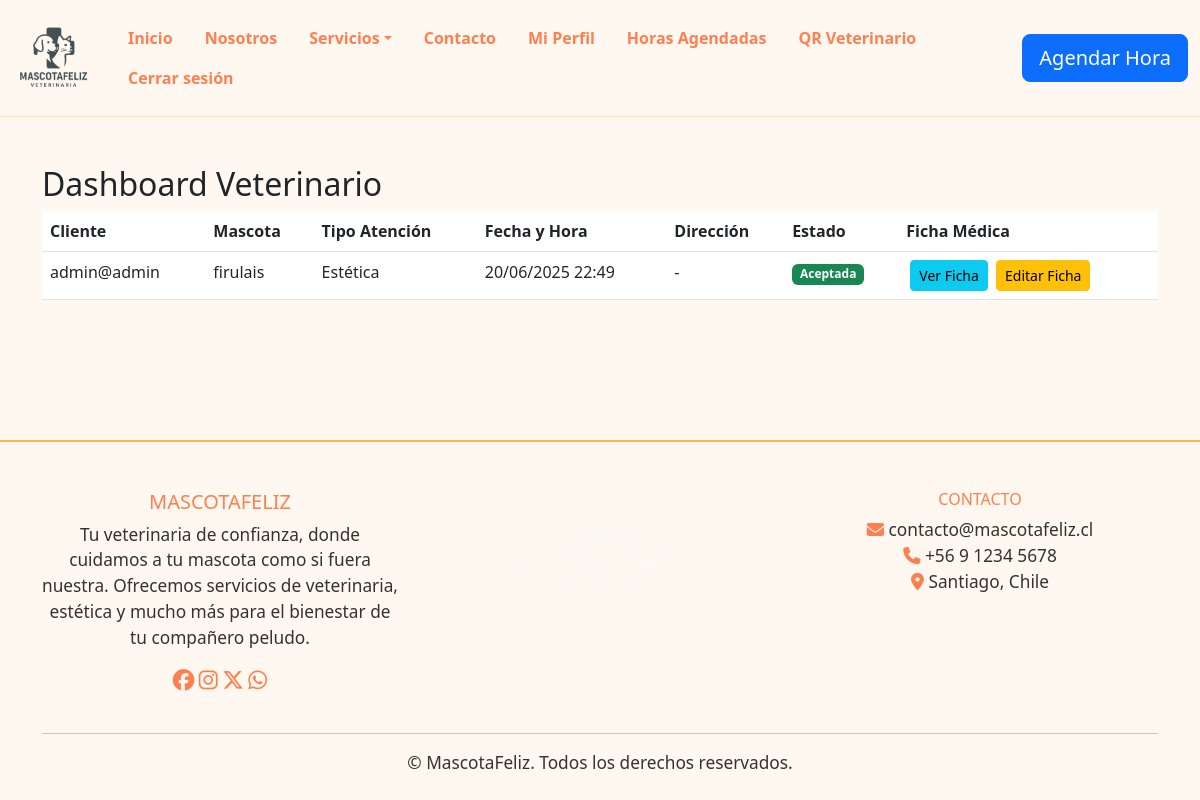
Page /dashboard/ (signed in) on the earlier database version.
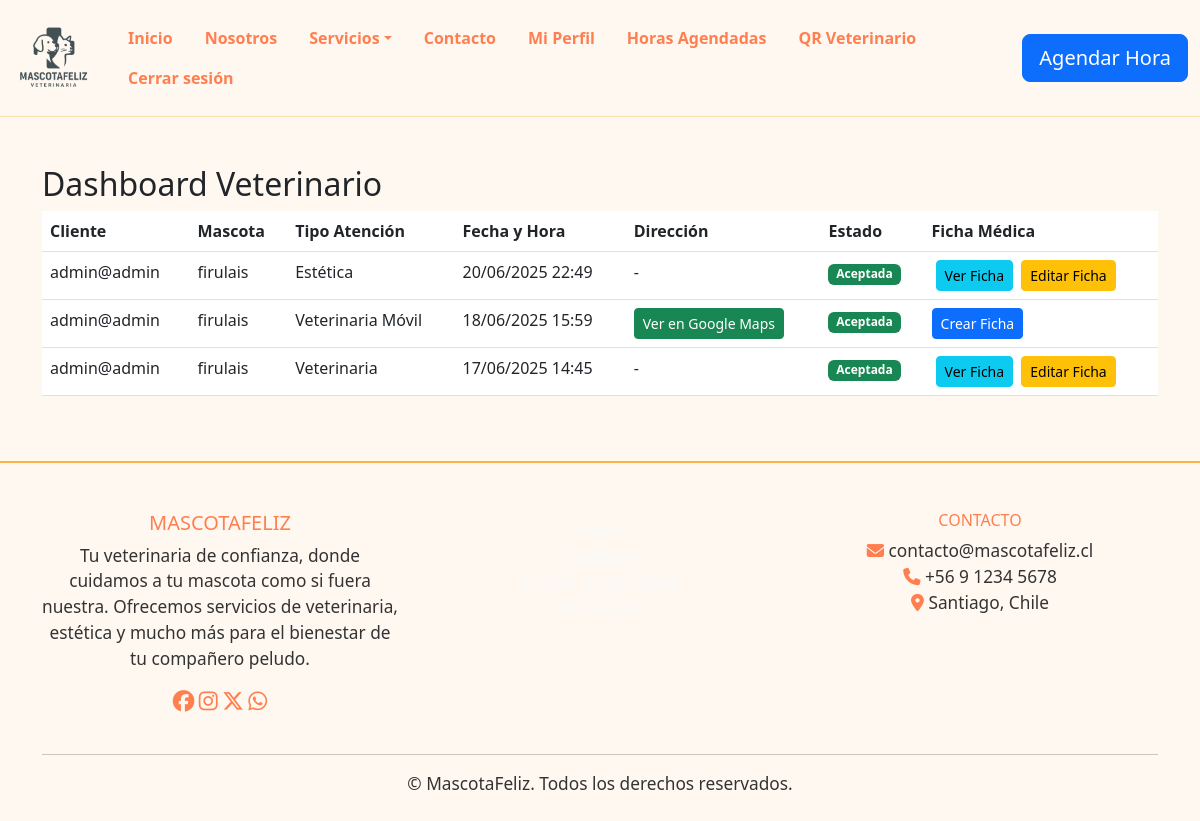
Same page on the later database version.
### mascota/models.py (models this page shows)
class Reserva(models.Model):
    cliente = models.ForeignKey(Usuario, on_delete=models.CASCADE, related_name='reservas')
    mascota = models.ForeignKey(Mascota, on_delete=models.CASCADE)
    tipo_atencion = models.CharField(max_length=30, choices=[('veterinaria','Veterinaria'),('estetica','Estética'),('movil','Veterinaria Móvil')])
    fecha_hora = models.DateTimeField()
    direccion = models.CharField(max_length=255, blank=True, null=True)
    enlace_maps = models.URLField(blank=True, null=True)
    estado = models.CharField(max_length=20, default='pendiente')

class Usuario(AbstractUser):
    is_cliente = models.BooleanField(default=True)
    is_veterinario = models.BooleanField(default=False)

class Mascota(models.Model):
    nombre = models.CharField(max_length=100)
    tipo = models.CharField(max_length=50)
    edad = models.PositiveIntegerField()
    dueño = models.ForeignKey(Usuario, on_delete=models.CASCADE, related_name='mascotas')

### mascota/views.py (the view)
# urls.py: path('dashboard/', views.dashboard_veterinario, name='dashboard_veterinario'),
@login_required
@user_passes_test(es_veterinario)
def dashboard_veterinario(request):
    reservas = Reserva.objects.select_related('mascota', 'cliente').all().order_by('-fecha_hora')
    return render(request, 'dashboard_veterinario.html', {'reservas': reservas})

### mascota/views.py (called while the page is built)
def es_veterinario(user):
    return user.is_authenticated and user.is_veterinario

### mascota/templates/dashboard_veterinario.html (shortened to what this page needs)
{% load static %}
<!DOCTYPE html>
<html lang="es">
<head>
    <link rel="stylesheet" href="{% static 'css/styles.css' %}">
    <link rel="stylesheet" href="https://cdn.jsdelivr.net/npm/bootstrap@5.3.0/dist/css/bootstrap.min.css">
    <link rel="stylesheet" href="https://cdn.jsdelivr.net/npm/bootstrap-icons@1.11.3/font/bootstrap-icons.min.css">
</head>
<body style="background: #fff8f0;">
    <main>
    {% include 'header.html' %}
    <div class="container mt-5">
        <h2>Dashboard Veterinario</h2>
        <table class="table">
            <thead>
                <tr>
                    <th>Cliente</th>
                    <th>Mascota</th>
                    <th>Tipo Atención</th>
                    <th>Fecha y Hora</th>
                    <th>Dirección</th>
                    <th>Estado</th>
                    <th>Ficha Médica</th>
                </tr>
            </thead>
            <tbody>
                {% for reserva in reservas %}
                <tr>
                    <td>{{ reserva.cliente.username }}</td>
                    <td>{{ reserva.mascota.nombre }}</td>
                    <td>{{ reserva.get_tipo_atencion_display }}</td>
                    <td>{{ reserva.fecha_hora|date:"d/m/Y H:i" }}</td>
                    <td>
                        {% if reserva.tipo_atencion == 'movil' and reserva.direccion %}
                            <a href="https://www.google.com/maps/search/?api=1&query={{ reserva.direccion|urlencode }}" target="_blank" class="btn btn-success btn-sm">Ver en Google Maps</a>
                        {% else %}
                            -
                        {% endif %}
                    </td>
                    <td>
                        {% if reserva.estado == "pendiente" %}
                            <form method="post" action="{% url 'aceptar_reserva' reserva.id %}" style="display:inline;">
                                {% csrf_token %}
                                <button type="submit" class="btn btn-success btn-sm">Aceptar</button>
                            </form>
                        {% else %}
                            <span class="badge bg-success">Aceptada</span>
                        {% endif %}
                    </td>
                    <td>
                        {% if reserva.fichas.exists %}
                            <a href="{% url 'ver_ficha' reserva.fichas.first.id %}" class="btn btn-info btn-sm ms-1">Ver Ficha</a>
                            <a href="{% url 'editar_ficha' reserva.fichas.first.id %}" class="btn btn-warning btn-sm ms-1">Editar Ficha</a>
                        {% else %}
                            <a href="{% url 'crear_ficha' reserva.id %}" class="btn btn-primary btn-sm">Crear Ficha</a>
                        {% endif %}
                    </td>
                </tr>
                {% empty %}
                <tr>
                    <td colspan="7" class="text-center">No hay horas agendadas.</td>
                </tr>
                {% endfor %}
            </tbody>
        </table>
    </div>
    </main>
    {% include 'footer.html' %}
</body>
</html>

Differences in the rows shown:
added Reserva: cliente.username "admin@admin", mascota.nombre "firulais", tipo_atencion "Veterinaria Móvil", fecha_hora "18/06/2025 15:59", estado "Aceptada", shows "Crear Ficha"
added Reserva: cliente.username "admin@admin", mascota.nombre "firulais", tipo_atencion "Veterinaria", fecha_hora "17/06/2025 14:45", estado "Aceptada", shows "Ver Ficha"
